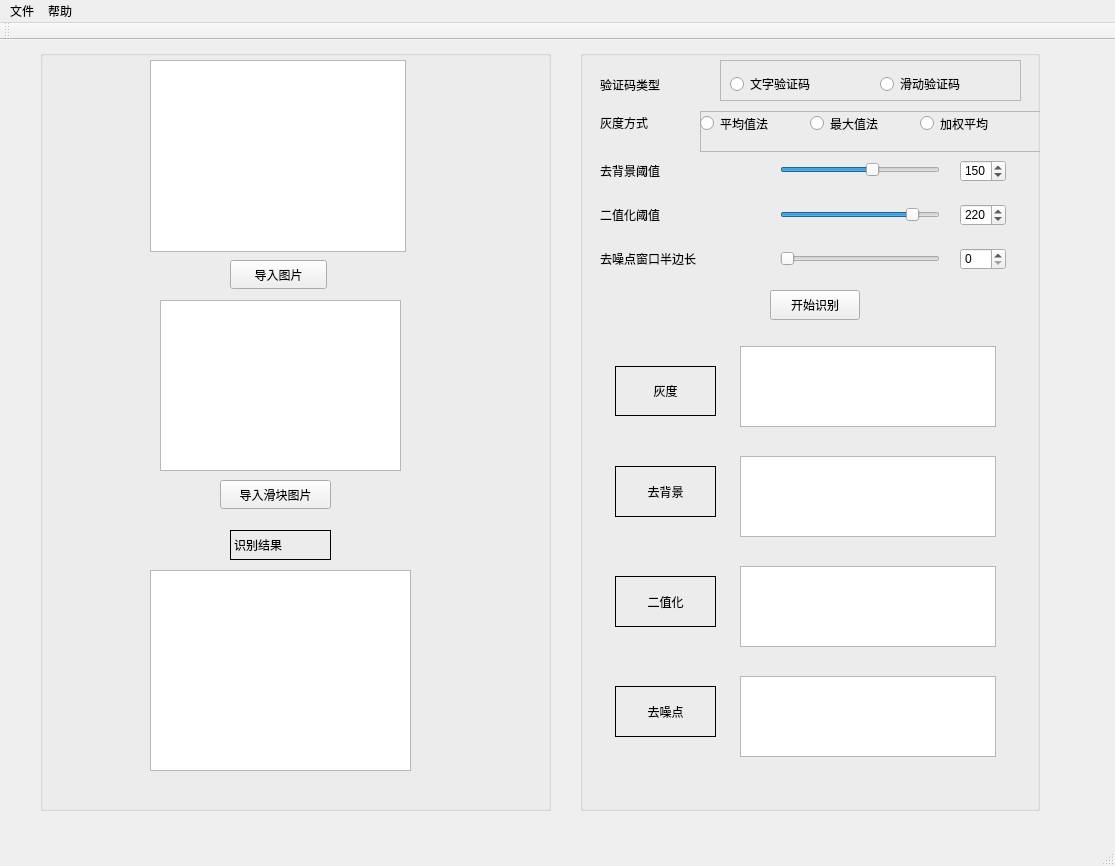
<?xml version="1.0" encoding="UTF-8"?>
<ui version="4.0">
 <class>ViewClass</class>
 <widget class="QMainWindow" name="ViewClass">
  <property name="geometry">
   <rect>
    <x>0</x>
    <y>0</y>
    <width>1115</width>
    <height>866</height>
   </rect>
  </property>
  <property name="windowTitle">
   <string>Vcode</string>
  </property>
  <widget class="QWidget" name="centralWidget">
   <widget class="QWidget" name="layoutWidget">
    <property name="geometry">
     <rect>
      <x>0</x>
      <y>0</y>
      <width>2</width>
      <height>2</height>
     </rect>
    </property>
    <layout class="QVBoxLayout" name="verticalLayout"/>
   </widget>
   <widget class="QGroupBox" name="groupBox_2">
    <property name="geometry">
     <rect>
      <x>580</x>
      <y>10</y>
      <width>460</width>
      <height>761</height>
     </rect>
    </property>
    <property name="title">
     <string/>
    </property>
    <widget class="QGraphicsView" name="removeBgView">
     <property name="geometry">
      <rect>
       <x>160</x>
       <y>406</y>
       <width>256</width>
       <height>81</height>
      </rect>
     </property>
    </widget>
    <widget class="QGraphicsView" name="binaryzationView">
     <property name="geometry">
      <rect>
       <x>160</x>
       <y>516</y>
       <width>256</width>
       <height>81</height>
      </rect>
     </property>
    </widget>
    <widget class="QGraphicsView" name="grayView">
     <property name="geometry">
      <rect>
       <x>160</x>
       <y>296</y>
       <width>256</width>
       <height>81</height>
      </rect>
     </property>
    </widget>
    <widget class="QGraphicsView" name="denoiseView">
     <property name="geometry">
      <rect>
       <x>160</x>
       <y>626</y>
       <width>256</width>
       <height>81</height>
      </rect>
     </property>
    </widget>
    <widget class="QLabel" name="label_21">
     <property name="geometry">
      <rect>
       <x>35</x>
       <y>416</y>
       <width>101</width>
       <height>51</height>
      </rect>
     </property>
     <property name="styleSheet">
      <string notr="true">font: 14pt &quot;Agency FB&quot;;</string>
     </property>
     <property name="frameShape">
      <enum>QFrame::Box</enum>
     </property>
     <property name="text">
      <string>去背景</string>
     </property>
     <property name="alignment">
      <set>Qt::AlignCenter</set>
     </property>
    </widget>
    <widget class="QLabel" name="label_22">
     <property name="geometry">
      <rect>
       <x>35</x>
       <y>526</y>
       <width>101</width>
       <height>51</height>
      </rect>
     </property>
     <property name="styleSheet">
      <string notr="true">font: 14pt &quot;Agency FB&quot;;</string>
     </property>
     <property name="frameShape">
      <enum>QFrame::Box</enum>
     </property>
     <property name="text">
      <string>二值化</string>
     </property>
     <property name="alignment">
      <set>Qt::AlignCenter</set>
     </property>
    </widget>
    <widget class="QLabel" name="label_23">
     <property name="geometry">
      <rect>
       <x>35</x>
       <y>636</y>
       <width>101</width>
       <height>51</height>
      </rect>
     </property>
     <property name="styleSheet">
      <string notr="true">font: 14pt &quot;Agency FB&quot;;</string>
     </property>
     <property name="frameShape">
      <enum>QFrame::Box</enum>
     </property>
     <property name="text">
      <string>去噪点</string>
     </property>
     <property name="alignment">
      <set>Qt::AlignCenter</set>
     </property>
    </widget>
    <widget class="QLabel" name="label_24">
     <property name="geometry">
      <rect>
       <x>35</x>
       <y>316</y>
       <width>101</width>
       <height>50</height>
      </rect>
     </property>
     <property name="styleSheet">
      <string notr="true">font: 14pt &quot;Agency FB&quot;;</string>
     </property>
     <property name="frameShape">
      <enum>QFrame::Box</enum>
     </property>
     <property name="frameShadow">
      <enum>QFrame::Plain</enum>
     </property>
     <property name="lineWidth">
      <number>1</number>
     </property>
     <property name="text">
      <string>灰度</string>
     </property>
     <property name="textFormat">
      <enum>Qt::AutoText</enum>
     </property>
     <property name="alignment">
      <set>Qt::AlignCenter</set>
     </property>
     <property name="wordWrap">
      <bool>false</bool>
     </property>
    </widget>
    <widget class="QLabel" name="label_25">
     <property name="geometry">
      <rect>
       <x>20</x>
       <y>62</y>
       <width>91</width>
       <height>21</height>
      </rect>
     </property>
     <property name="styleSheet">
      <string notr="true">font: 12pt &quot;Agency FB&quot;；</string>
     </property>
     <property name="text">
      <string>灰度方式</string>
     </property>
    </widget>
    <widget class="QLabel" name="label_26">
     <property name="geometry">
      <rect>
       <x>20</x>
       <y>110</y>
       <width>111</width>
       <height>21</height>
      </rect>
     </property>
     <property name="styleSheet">
      <string notr="true">font: 12pt &quot;Agency FB&quot;；</string>
     </property>
     <property name="text">
      <string>去背景阈值</string>
     </property>
    </widget>
    <widget class="QLabel" name="label_27">
     <property name="geometry">
      <rect>
       <x>20</x>
       <y>154</y>
       <width>111</width>
       <height>21</height>
      </rect>
     </property>
     <property name="styleSheet">
      <string notr="true">font: 12pt &quot;Agency FB&quot;；</string>
     </property>
     <property name="text">
      <string>二值化阈值</string>
     </property>
    </widget>
    <widget class="QLabel" name="label_28">
     <property name="geometry">
      <rect>
       <x>20</x>
       <y>198</y>
       <width>170</width>
       <height>21</height>
      </rect>
     </property>
     <property name="styleSheet">
      <string notr="true">font: 12pt &quot;Agency FB&quot;；</string>
     </property>
     <property name="text">
      <string>去噪点窗口半边长</string>
     </property>
    </widget>
    <widget class="QSlider" name="rBGSlider">
     <property name="geometry">
      <rect>
       <x>200</x>
       <y>110</y>
       <width>160</width>
       <height>20</height>
      </rect>
     </property>
     <property name="maximum">
      <number>255</number>
     </property>
     <property name="value">
      <number>150</number>
     </property>
     <property name="orientation">
      <enum>Qt::Horizontal</enum>
     </property>
     <property name="invertedAppearance">
      <bool>false</bool>
     </property>
     <property name="invertedControls">
      <bool>false</bool>
     </property>
     <property name="tickPosition">
      <enum>QSlider::NoTicks</enum>
     </property>
    </widget>
    <widget class="QSlider" name="binarySlider">
     <property name="geometry">
      <rect>
       <x>200</x>
       <y>154</y>
       <width>160</width>
       <height>22</height>
      </rect>
     </property>
     <property name="maximum">
      <number>255</number>
     </property>
     <property name="value">
      <number>220</number>
     </property>
     <property name="orientation">
      <enum>Qt::Horizontal</enum>
     </property>
    </widget>
    <widget class="QSlider" name="denoiseSlider">
     <property name="geometry">
      <rect>
       <x>200</x>
       <y>198</y>
       <width>160</width>
       <height>22</height>
      </rect>
     </property>
     <property name="minimum">
      <number>0</number>
     </property>
     <property name="maximum">
      <number>10</number>
     </property>
     <property name="orientation">
      <enum>Qt::Horizontal</enum>
     </property>
    </widget>
    <widget class="QSpinBox" name="rBGSpinBox">
     <property name="geometry">
      <rect>
       <x>380</x>
       <y>110</y>
       <width>46</width>
       <height>22</height>
      </rect>
     </property>
     <property name="maximum">
      <number>255</number>
     </property>
     <property name="value">
      <number>150</number>
     </property>
    </widget>
    <widget class="QSpinBox" name="binarySpinBox">
     <property name="geometry">
      <rect>
       <x>380</x>
       <y>154</y>
       <width>46</width>
       <height>22</height>
      </rect>
     </property>
     <property name="maximum">
      <number>255</number>
     </property>
     <property name="value">
      <number>220</number>
     </property>
    </widget>
    <widget class="QSpinBox" name="denoiseSpinBox">
     <property name="geometry">
      <rect>
       <x>380</x>
       <y>198</y>
       <width>46</width>
       <height>22</height>
      </rect>
     </property>
     <property name="minimum">
      <number>0</number>
     </property>
     <property name="maximum">
      <number>10</number>
     </property>
    </widget>
    <widget class="QFrame" name="frame_6">
     <property name="geometry">
      <rect>
       <x>120</x>
       <y>61</y>
       <width>341</width>
       <height>41</height>
      </rect>
     </property>
     <property name="frameShape">
      <enum>QFrame::StyledPanel</enum>
     </property>
     <property name="frameShadow">
      <enum>QFrame::Raised</enum>
     </property>
     <widget class="QRadioButton" name="aveButton">
      <property name="geometry">
       <rect>
        <x>0</x>
        <y>3</y>
        <width>115</width>
        <height>19</height>
       </rect>
      </property>
      <property name="styleSheet">
       <string notr="true">font: 12pt &quot;Agency FB&quot;;</string>
      </property>
      <property name="text">
       <string>平均值法</string>
      </property>
     </widget>
     <widget class="QRadioButton" name="weightAveButton">
      <property name="geometry">
       <rect>
        <x>220</x>
        <y>3</y>
        <width>115</width>
        <height>19</height>
       </rect>
      </property>
      <property name="styleSheet">
       <string notr="true">font: 12pt &quot;Agency FB&quot;;</string>
      </property>
      <property name="text">
       <string>加权平均</string>
      </property>
     </widget>
     <widget class="QRadioButton" name="maxbutton">
      <property name="geometry">
       <rect>
        <x>110</x>
        <y>3</y>
        <width>115</width>
        <height>19</height>
       </rect>
      </property>
      <property name="styleSheet">
       <string notr="true">font: 12pt &quot;Agency FB&quot;;</string>
      </property>
      <property name="text">
       <string>最大值法</string>
      </property>
     </widget>
    </widget>
    <widget class="QPushButton" name="recognizeButton">
     <property name="geometry">
      <rect>
       <x>190</x>
       <y>240</y>
       <width>90</width>
       <height>30</height>
      </rect>
     </property>
     <property name="styleSheet">
      <string notr="true">font: 12pt &quot;Agency FB&quot;;</string>
     </property>
     <property name="text">
      <string>开始识别</string>
     </property>
     <property name="shortcut">
      <string>Ctrl+B</string>
     </property>
    </widget>
    <widget class="QLabel" name="label">
     <property name="geometry">
      <rect>
       <x>20</x>
       <y>24</y>
       <width>111</width>
       <height>21</height>
      </rect>
     </property>
     <property name="styleSheet">
      <string notr="true">font: 75 12pt &quot;Aharoni&quot;;</string>
     </property>
     <property name="text">
      <string>验证码类型</string>
     </property>
    </widget>
    <widget class="QFrame" name="frame">
     <property name="geometry">
      <rect>
       <x>140</x>
       <y>10</y>
       <width>301</width>
       <height>41</height>
      </rect>
     </property>
     <property name="frameShape">
      <enum>QFrame::StyledPanel</enum>
     </property>
     <property name="frameShadow">
      <enum>QFrame::Raised</enum>
     </property>
     <widget class="QRadioButton" name="textCodeRadioButton">
      <property name="geometry">
       <rect>
        <x>10</x>
        <y>14</y>
        <width>131</width>
        <height>20</height>
       </rect>
      </property>
      <property name="styleSheet">
       <string notr="true">font: 75 12pt &quot;Aharoni&quot;;</string>
      </property>
      <property name="text">
       <string>文字验证码</string>
      </property>
     </widget>
     <widget class="QRadioButton" name="SlideCodeRadioButton">
      <property name="geometry">
       <rect>
        <x>160</x>
        <y>14</y>
        <width>141</width>
        <height>20</height>
       </rect>
      </property>
      <property name="styleSheet">
       <string notr="true">font: 75 12pt &quot;Aharoni&quot;;</string>
      </property>
      <property name="text">
       <string>滑动验证码</string>
      </property>
     </widget>
    </widget>
   </widget>
   <widget class="QGroupBox" name="groupBox">
    <property name="geometry">
     <rect>
      <x>40</x>
      <y>10</y>
      <width>511</width>
      <height>761</height>
     </rect>
    </property>
    <property name="title">
     <string/>
    </property>
    <widget class="QGraphicsView" name="leftOriginView">
     <property name="geometry">
      <rect>
       <x>110</x>
       <y>10</y>
       <width>256</width>
       <height>192</height>
      </rect>
     </property>
    </widget>
    <widget class="QTextBrowser" name="resultText">
     <property name="geometry">
      <rect>
       <x>110</x>
       <y>520</y>
       <width>261</width>
       <height>201</height>
      </rect>
     </property>
     <property name="styleSheet">
      <string notr="true">font: 75 12pt &quot;Courier&quot;;</string>
     </property>
    </widget>
    <widget class="QLabel" name="label_30">
     <property name="geometry">
      <rect>
       <x>190</x>
       <y>480</y>
       <width>101</width>
       <height>30</height>
      </rect>
     </property>
     <property name="styleSheet">
      <string notr="true">font: 12pt &quot;Agency FB&quot;;</string>
     </property>
     <property name="frameShape">
      <enum>QFrame::Box</enum>
     </property>
     <property name="text">
      <string>识别结果</string>
     </property>
    </widget>
    <widget class="QGraphicsView" name="sliderView">
     <property name="geometry">
      <rect>
       <x>120</x>
       <y>250</y>
       <width>241</width>
       <height>171</height>
      </rect>
     </property>
    </widget>
    <widget class="QPushButton" name="importPictureButton">
     <property name="geometry">
      <rect>
       <x>190</x>
       <y>210</y>
       <width>97</width>
       <height>29</height>
      </rect>
     </property>
     <property name="text">
      <string>导入图片</string>
     </property>
    </widget>
    <widget class="QPushButton" name="importSliderButton">
     <property name="geometry">
      <rect>
       <x>180</x>
       <y>430</y>
       <width>111</width>
       <height>29</height>
      </rect>
     </property>
     <property name="text">
      <string>导入滑块图片</string>
     </property>
    </widget>
   </widget>
  </widget>
  <widget class="QMenuBar" name="menuBar">
   <property name="geometry">
    <rect>
     <x>0</x>
     <y>0</y>
     <width>1115</width>
     <height>27</height>
    </rect>
   </property>
   <widget class="QMenu" name="file">
    <property name="title">
     <string>文件</string>
    </property>
    <property name="toolTipsVisible">
     <bool>false</bool>
    </property>
    <addaction name="importPicAction"/>
    <addaction name="saveAction"/>
    <addaction name="separator"/>
    <addaction name="exitAction"/>
   </widget>
   <widget class="QMenu" name="help">
    <property name="title">
     <string>帮助</string>
    </property>
    <addaction name="donateAction"/>
    <addaction name="guideAction"/>
    <addaction name="separator"/>
    <addaction name="aboutAction"/>
   </widget>
   <addaction name="file"/>
   <addaction name="help"/>
  </widget>
  <widget class="QToolBar" name="mainToolBar">
   <attribute name="toolBarArea">
    <enum>TopToolBarArea</enum>
   </attribute>
   <attribute name="toolBarBreak">
    <bool>false</bool>
   </attribute>
  </widget>
  <widget class="QStatusBar" name="statusBar"/>
  <action name="importPicAction">
   <property name="text">
    <string>导入图片</string>
   </property>
  </action>
  <action name="exitAction">
   <property name="text">
    <string>退出</string>
   </property>
  </action>
  <action name="donateAction">
   <property name="checkable">
    <bool>false</bool>
   </property>
   <property name="text">
    <string>捐助</string>
   </property>
  </action>
  <action name="aboutAction">
   <property name="text">
    <string>关于</string>
   </property>
  </action>
  <action name="guideAction">
   <property name="text">
    <string>指南</string>
   </property>
  </action>
  <action name="saveAction">
   <property name="text">
    <string>保存文件</string>
   </property>
  </action>
  <action name="action">
   <property name="text">
    <string>文字验证码</string>
   </property>
  </action>
  <action name="action_2">
   <property name="text">
    <string>滑动验证码</string>
   </property>
  </action>
 </widget>
 <layoutdefault spacing="6" margin="11"/>
 <resources>
  <include location="Vcode.qrc"/>
 </resources>
 <connections/>
</ui>
